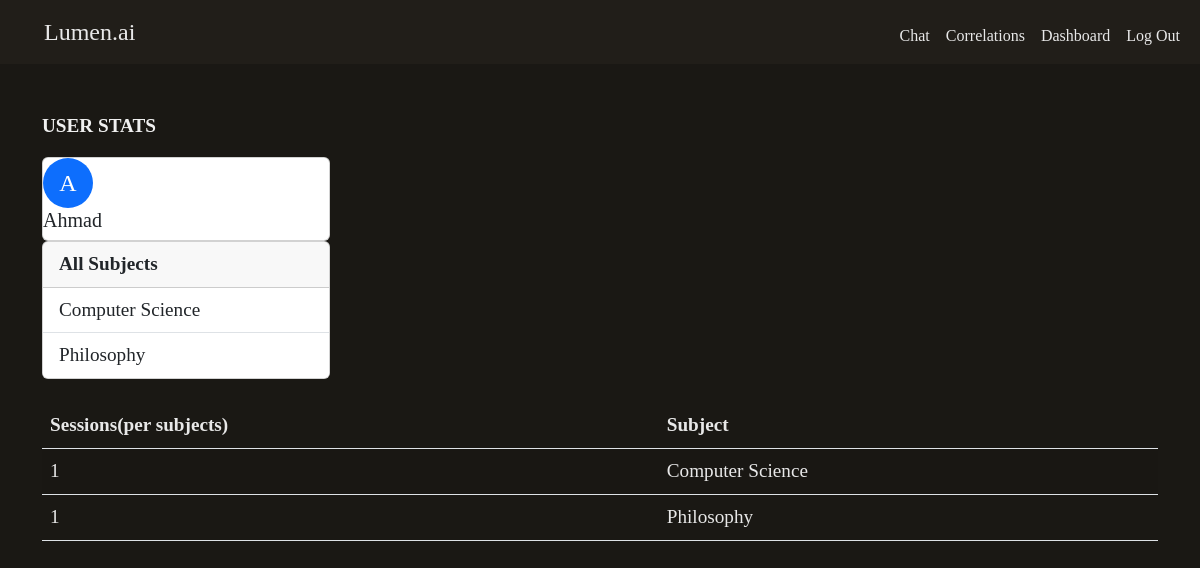
/dashboard (signed in), run on an earlier commit of the app's database.
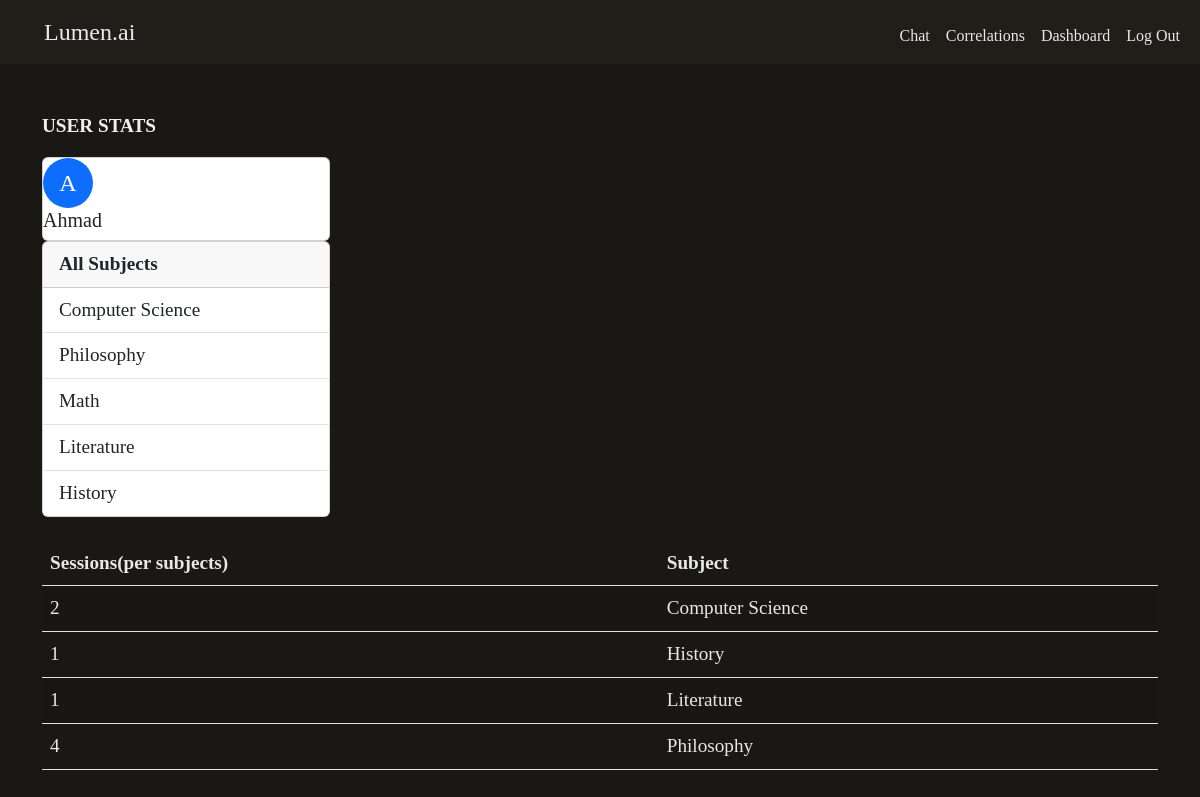
And on a later commit of the database.
### tables this page shows
CREATE TABLE users (
    id INTEGER PRIMARY KEY AUTOINCREMENT,
    username TEXT NOT NULL UNIQUE,
    password_hash TEXT NOT NULL,
    difficulty TEXT,
    learning_style TEXT,
    Goal TEXT
    );

CREATE TABLE subjects (
    id INTEGER PRIMARY KEY AUTOINCREMENT,
    subject TEXT NOT NULL,
    user_id INTEGER NOT NULL,
    FOREIGN KEY (user_id) REFERENCES users(id)
);

### app.py (the view)
@app.route("/dashboard")
@login_required
def dashboard():
    subjects_enrolled = db.execute(
            "SELECT DISTINCT subject FROM subjects WHERE user_id = ?", session["user_id"])
    sessions_bysubjects = (db.execute(
        "SELECT subjects.subject, COUNT(sessions.id) as session_count FROM sessions JOIN subjects ON sessions.subject_id = subjects.id WHERE sessions.user_id = ? GROUP BY subjects.subject", session["user_id"]))
    user_info = db.execute("SELECT username, difficulty, learning_style, Goal FROM users WHERE id = ?", session["user_id"])
    return render_template("dashboard.html",  subjects=subjects_enrolled, sessions=sessions_bysubjects, user_info=user_info, difficulty=difficulty, Learning_styles=Learning_styles, Goals=Goals)

### app.py (called while the page is built)
@app.after_request
def after_request(response):
    response.headers["Cache-Control"] = "no-cache, no-store, must-revalidate"
    response.headers["Expires"] = 0
    response.headers["Pragma"] = "no-cache"
    return response

### helpers.py (called while the page is built)
def login_required(f):
    @wraps(f)
    def decorated_function(*args, **kwargs):
        if session.get("user_id") is None:
            return redirect("/login")
        return f(*args, **kwargs)
    return decorated_function

### templates/dashboard.html (shortened to what this page needs)
{% extends "layout.html" %}
{% block main %}
<p><b>USER STATS</b></p>
<div class="card" style="width: 18rem;">
    <div class="rounded-circle bg-primary text-white d-flex align-items-center justify-content-center" style="width: 50px; height: 50px; font-size: 1.5rem;">
        {{ user_info[0]["username"][0].upper() }}
    </div>
  <h5 class="card-title">{{ user_info[0]["username"] }}</h5>
    </div>
   <div class="card" style="width: 18rem;">
    <div class="card-header">
        <b>All Subjects</b>
    </div>
    <ul class="list-group list-group-flush">
            {% for subject in subjects %}
            <li class="list-group-item">{{ subject.subject }}</li>
            {% endfor %}
        </ul>
    </div>
    <table class="table table-striped mt-4">
        <thead>
            <tr>
                <th>Sessions(per subjects)</th>
                <th>Subject</th>
            </tr>
        </thead>
        <tbody>
            {% for session in sessions %}
                <tr>
                     <td>{{ session.session_count }}</td>
                     <td>{{ session.subject }}</td>
                </tr>
            {% endfor %}
        </tbody>
    </table>
{% endblock %}

### templates/layout.html (shortened to what this page needs)
<!DOCTYPE html>
<html lang="en">
    <head>
        <link href="https://cdn.jsdelivr.net/npm/bootstrap@5.3.8/dist/css/bootstrap.min.css" rel="stylesheet">
        <link href="/static/styles.css" rel="stylesheet">
    </head>
    <body>
        <nav class="navbar navbar-expand-lg bg-light">
            <div class="container-fluid">
                <a class="navbar-brand" href="/">Lumen.ai</a>
                  <div class="collapse navbar-collapse" id="navbarNav">
                    {% if session["user_id"] %}
                        <ul class="navbar-nav ms-auto mt-2">
                            <li class="nav-item"><a class="nav-link" href="/chat/history">Chat</a></li>
                            <li class="nav-item"><a class="nav-link" href="/Correlations">Correlations</a></li>
                            <li class="nav-item"><a class="nav-link" href="/dashboard">Dashboard</a></li>
                            <li class="nav-item"><a class="nav-link" href="/logout">Log Out</a></li>
                        </ul>
                    {% else %}
                        <ul class="navbar-nav ms-auto mt-2">
                            <li class="nav-item"><a class="nav-link" href="/register">Register</a></li>
                            <li class="nav-item"><a class="nav-link" href="/login">Log In</a></li>
                        </ul>
                    {% endif %}
                  </div>
            </div>
        </nav>
        <main class="container py-5">
            {% block main %}{% endblock %}
        </main>
    </body>
</html>

### static/styles.css (style rules this page uses)
html { scrollbar-color: #211e19 #1a1814; }
.navbar-brand { font-family: 'Playfair Display', serif; color: #e8e8e8; background-color: #211e19; font-size: 1.5rem; margin-left: 2rem; }
.bg-light { font-family: 'EB Garamond', Garamond; background-color: #211e19 !important; }
.nav-link { color: #e8e8e8 !important; font-size: 1rem; }
body { background-color: #1a1814; color: #f0f0f0; padding: 0; font-size: 1.2rem; font-family: 'EB Garamond', Garamond; }
a { color: #e8e8e8; text-decoration: none; }
.table { background-color: #1a1814; color: #e8e8e8; }
.table td, .table th { background-color: #1a1814; color: #e8e8e8; }
.table-striped tbody tr:nth-of-type(odd) { background-color: #242018; }

What changed in the data, as far as the page shows it:
computed for subjects "Computer Science": session_count "1" → "2"
computed for subjects "Philosophy": session_count "1" → "4"
added subjects: subject "Math", shown under "Ahmad"
added subjects: subject "Literature", session_count "1"
added subjects: subject "History", session_count "1"
